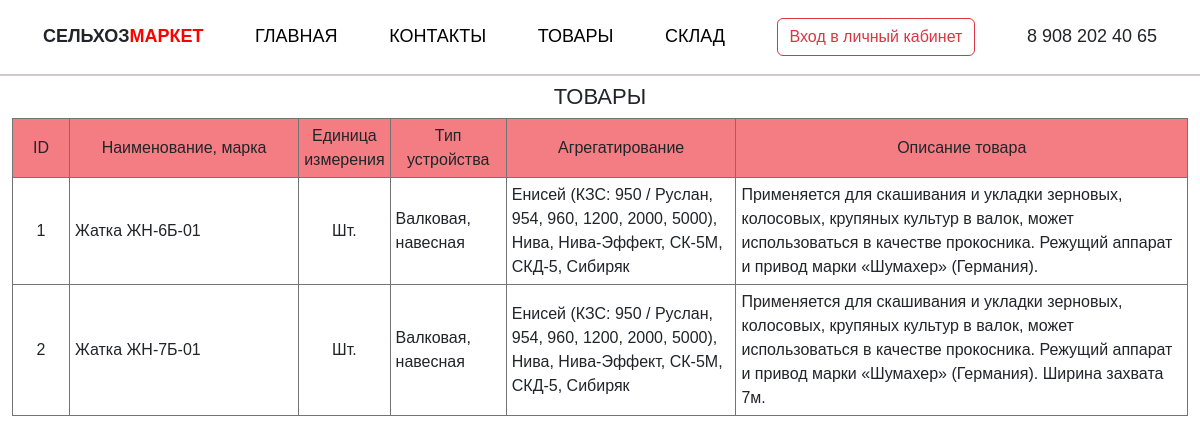
Page /products on the committed database.
### example_app/models.py (models this page shows)
class Product(models.Model):
    name = models.CharField(max_length=20, verbose_name='Нименование товара',)
    description = models.CharField(max_length=1000, verbose_name='Описание товара')
    type = models.CharField(max_length=50, verbose_name='Тип устройства')
    аggregation = models.CharField(max_length=500, verbose_name='Агрегатирование')
    def __str__(self):  # чтобы при выборе группы виделось только имя
        return self.name

### example_app/views.py (the view)
# urls.py: path('products', products),
def products(request):
    product = Product.objects.all()
    print(product)  # вывод продукта в консоль
    data = {'header': 'Товары',
            'list': [],
            'product': product,
            }
    return render(request, 'example_app/products.html', context=data)

### example_app/templates/example_app/products.html
{% extends 'example_app/base.html' %}
{% load static %}
{% block table %}
{% if product.count > 0 %}
<table align="center">
    <tr style="background-color: #f47d84; text-align: center;">
        <td style="width:5%">ID</td>
        <td style="width:20%">Наименование, марка</td>
        <td style="width:5%">Единица измерения</td>
        <td style="width:10%">Тип устройства</td>
        <td style="width:20%">Агрегатирование</td>
        <td style="width:40%">Описание товара</td>
    </tr>
    {% for p in product %}
    <tr>
        <td style="text-align: center;">{{p.id}}</td>
        <td>{{p.name}}</td>
        <td style="text-align: center;">Шт.</td>
        <td>{{p.type}}</td>
        <td>{{p.аggregation}}</td>
        <td>{{p.description}}</td>
    </tr>
    {% endfor %}
</table>
{% else %}
<h2>Нет записи в таблице "Товары"</h2>
{% endif %}
{% endblock table %}

### example_app/static/css/style.css (style rules this page uses)
body { position: relative; font-family: Helvetica, Arial, sans-serif; }
table { margin-left: auto; margin-right: auto; width: 100%; border: solid #747474; border-width: 1px; }
td { border: 1px solid #747474; padding: 5px; }

### rows in the picture
Product: id "1", name "Жатка ЖН-6Б-01", type "Валковая, навесная", аggregation "Енисей (КЗС: 950 / Руслан, 954, 960, 1200, 2000, 5000), Нива, Нива-Эффект, СК-5М, СКД-5, Сибиряк", description "Применяется для скашивания и укладки зерновых, колосовых, крупяных культур в валок, может использоваться в качестве прокосника. Режущий аппарат и привод марки «Шумахер» (Германия)."
Product: id "2", name "Жатка ЖН-7Б-01", type "Валковая, навесная", аggregation "Енисей (КЗС: 950 / Руслан, 954, 960, 1200, 2000, 5000), Нива, Нива-Эффект, СК-5М, СКД-5, Сибиряк", description "Применяется для скашивания и укладки зерновых, колосовых, крупяных культур в валок, может использоваться в качестве прокосника. Режущий аппарат и привод марки «Шумахер» (Германия). Ширина захвата 7м."

### other values in the picture
{{ header }} "ТОВАРЫ"
